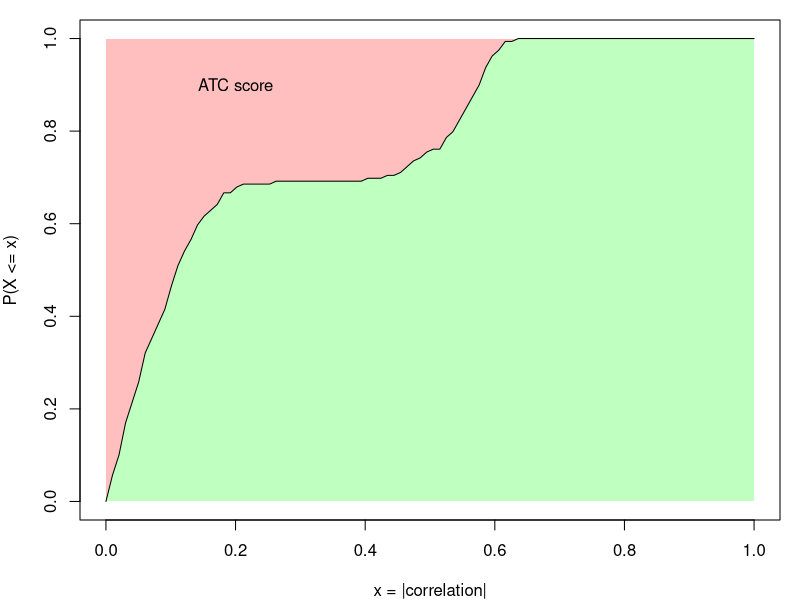
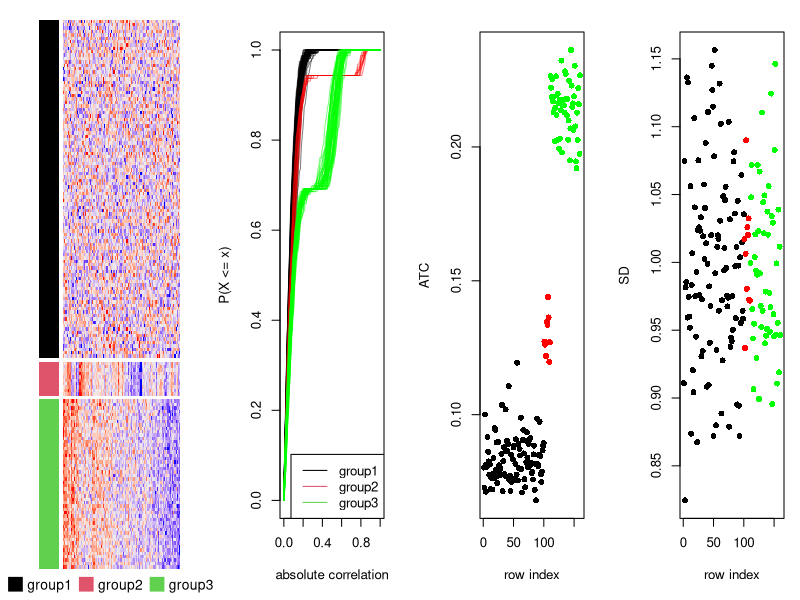
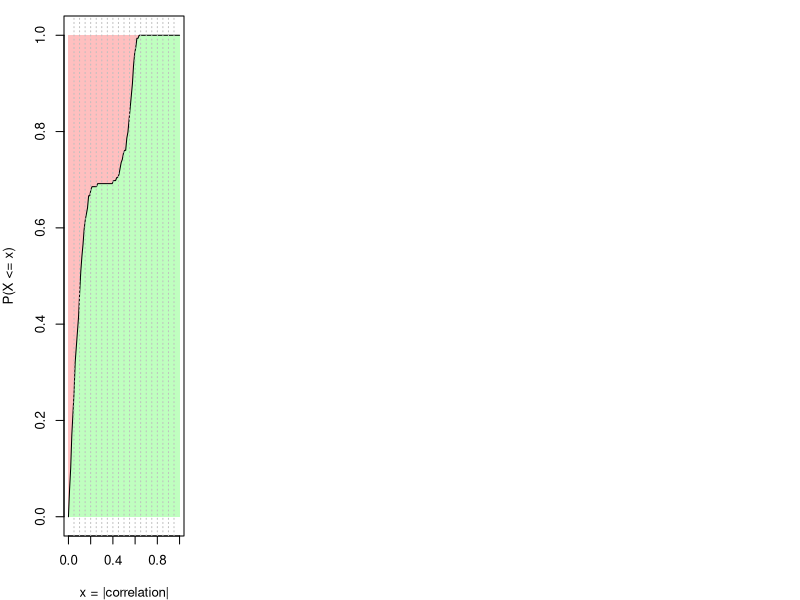
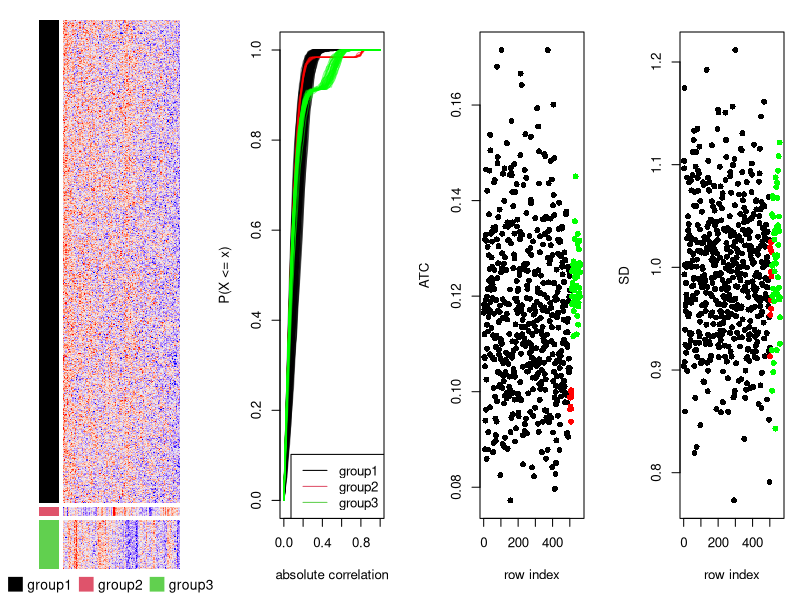
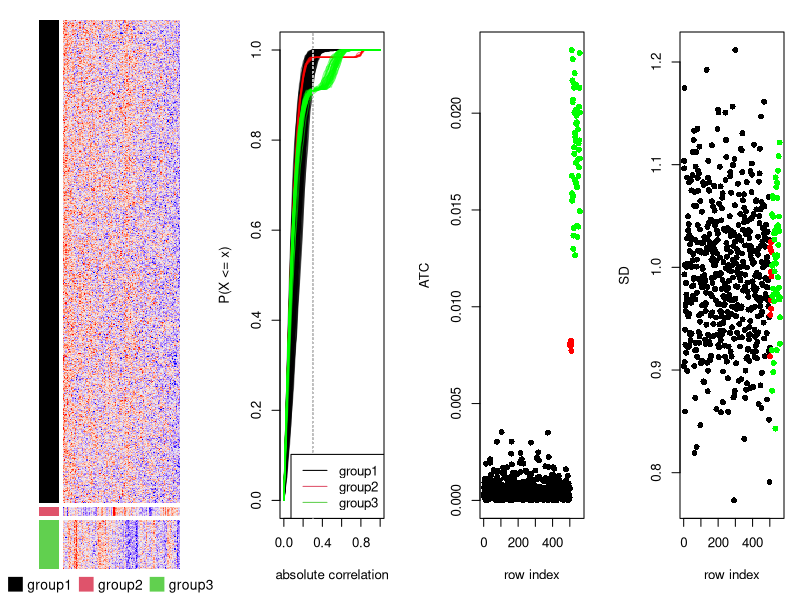
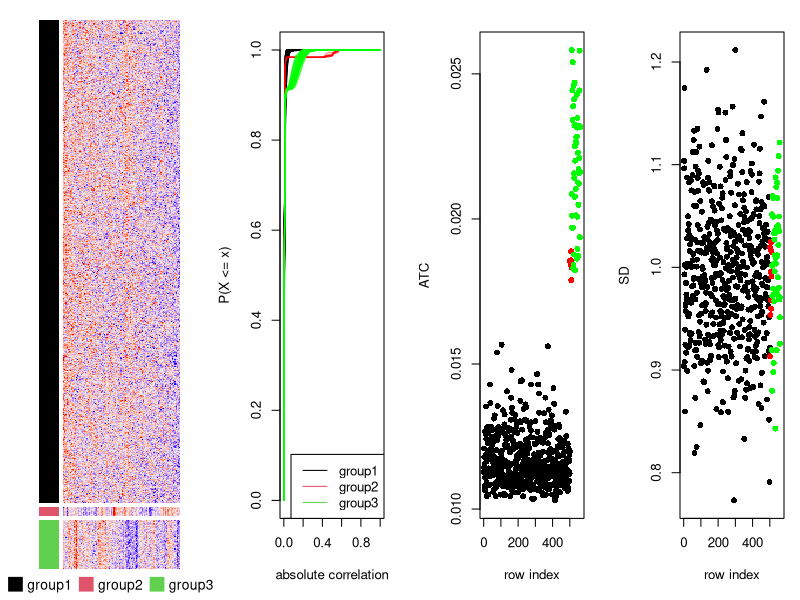

These charts were generated, in order, by the following R code:
## ---- chunk 1
library(matrixStats)
library(mvtnorm)
library(ComplexHeatmap)
test_ATC = function(nr1, nr2, nr3, cor1, cor2, cor3, min_cor = 0, beta = 1) {
	
	sigma = matrix(cor1, nrow = nr1, ncol = nr1); diag(sigma) = 1
	mat1 = t(rmvnorm(100, mean = rep(0, nr1), sigma = sigma))

	sigma = matrix(cor2, nrow = nr2, ncol = nr2); diag(sigma) = 1
	mat2 = t(rmvnorm(100, mean = rep(0, nr2), sigma = sigma))

	sigma = matrix(cor3, nrow = nr3, ncol = nr3); diag(sigma) = 1
	mat3 = t(rmvnorm(100, mean = rep(0, nr3), sigma = sigma))

	mat = t(rbind(mat1, mat2, mat3))

	grid.newpage()
	par(mfrow = c(1, 4))
	plot.new()
	par(mar = c(5.1, 5, 2, 1), cex = 0.8)
	v = NULL
	plot(NULL, xlim = c(0, 1), ylim = c(0, 1), ylab = "P(X <= x)", xlab = "absolute correlation")
	for(i in 1:ncol(mat)) {
	    cor_v <- abs(cor(mat[, i, drop = FALSE], mat[, -i, drop = FALSE]))^beta
	    cor_v = sort(cor_v)
	    f = ecdf(cor_v)
	    
	    cor_v = seq(min_cor, 1, length = 100)
	    n2 = length(cor_v)
	    v[i] = sum((cor_v[2:n2] - cor_v[1:(n2-1)])*f(cor_v[-n2]))
	    x = seq(0, 1, length = 100)
	    lines(x, f(x), col = ifelse(i <= nr1, "#00000080", ifelse(i <= nr1+nr2, "#FF000080", "#00FF0080")))
	    if(min_cor > 0) abline(v = min_cor, lty = 3, col = "grey")
	}
	legend("bottomright", lty = 1, col = 1:3, legend = c("group1", "group2", "group3"))
	v = (1 - min_cor) - v

	dx_list = NULL
	dy_list = NULL
	for(i in 1:ncol(mat)) {
	    cor_v <- abs(cor(mat[, i, drop = FALSE], mat[, -i, drop = FALSE]))
	    d = density(cor_v)
	    dx_list = c(dx_list, list(d$x))
	    dy_list = c(dy_list, list(d$y))
	}
	max_y = max(unlist(dy_list))


	plot(v, pch = 16, xlab = "row index", ylab = "ATC", 
		col = ifelse(seq_along(v) <= nr1, "#000000", ifelse(seq_along(v) <= nr1+nr2, "#FF0000", "#00FF00")))

	plot(colSds(mat), pch = 16, xlab = "row index", ylab = "SD", col = ifelse(seq_along(v) <= nr1, "#000000", ifelse(seq_along(v) <= nr1+nr2, "#FF0000", "#00FF00")))

	pushViewport(viewport(x = 0, y = 1, width = 0.25, height = 1, just = c("left", "top")))
	library(ComplexHeatmap)
	split = factor(c(rep(1, nr1), rep(2, nr2), rep(3, nr3)), levels = c(1, 2, 3))
	ht = Heatmap(t(mat), row_split = split, cluster_row_slices = FALSE, row_title = NULL,
		show_row_dend = FALSE, show_column_dend = FALSE, show_heatmap_legend = FALSE,
		left_annotation = rowAnnotation(split = split, col = list(split = c("1" = 1, "2" = 2, "3" = 3)),
			annotation_legend_param = list(
				split = list(labels = c("group1", "group2", "group3"), nrow = 1, title = "")),
			show_annotation_name = FALSE))
	draw(ht, newpage = FALSE, padding = unit(c(2, 10, 5, 5), "mm"), heatmap_legend_side = "bottom")
	popViewport()
}
## ---- chunk 2
par(mar = c(4, 4, 1, 1))
cor_v = c(0.00296, 0.00323, 0.00493, 0.00511, 0.00513, 0.00653, 0.00838, 0.00859, 0.00923, 0.0116, 0.0141, 0.0142, 0.0144, 0.0161, 0.0186, 0.0195, 0.0205, 0.0222, 0.0231, 0.0237, 0.0242, 0.025, 0.0255, 0.0277, 0.028, 0.029, 0.029, 0.0314, 0.0322, 0.0355, 0.0357, 0.0363, 0.0379, 0.0392, 0.0411, 0.0423, 0.0426, 0.0441, 0.0449, 0.046, 0.0501, 0.0508, 0.0529, 0.0536, 0.054, 0.0541, 0.0549, 0.0567, 0.0576, 0.0581, 0.0605, 0.0608, 0.0639, 0.0671, 0.0682, 0.0698, 0.0717, 0.0737, 0.0747, 0.075, 0.0773, 0.0816, 0.0834, 0.0837, 0.0869, 0.0899, 0.0928, 0.0937, 0.0945, 0.0946, 0.0964, 0.0981, 0.099, 0.101, 0.102, 0.102, 0.103, 0.104, 0.106, 0.109, 0.111, 0.115, 0.115, 0.116, 0.116, 0.121, 0.124, 0.127, 0.127, 0.127, 0.133, 0.135, 0.135, 0.135, 0.138, 0.143, 0.144, 0.146, 0.156, 0.16, 0.164, 0.169, 0.173, 0.178, 0.179, 0.179, 0.194, 0.202, 0.211, 0.253, 0.396, 0.429, 0.447, 0.455, 0.457, 0.465, 0.466, 0.477, 0.487, 0.488, 0.498, 0.518, 0.519, 0.522, 0.524, 0.526, 0.528, 0.539, 0.54, 0.541, 0.544, 0.546, 0.548, 0.551, 0.552, 0.556, 0.558, 0.559, 0.565, 0.568, 0.568, 0.574, 0.574, 0.576, 0.576, 0.579, 0.58, 0.582, 0.585, 0.59, 0.591, 0.592, 0.594, 0.596, 0.597, 0.609, 0.614, 0.615, 0.628)

cor_v = sort(cor_v)
f = ecdf(cor_v)
x = seq(0, 1, length = 100)
y = f(x)

plot(NULL, xlim = c(0, 1), ylim = c(0, 1), xlab = "x = |correlation|", ylab = "P(X <= x)")
x2 = seq(0, 1, length = 100)
polygon(c(x2, rev(x2)), c(f(x2), rep(1, length(x2))), col = "#FF000040", border = NA)
polygon(c(x2, rev(x2)), c(f(x2), rep(0, length(x2))), col = "#00FF0040", border = NA)
lines(x, y)
text(0.2, 0.9, "ATC score")
## ---- chunk 3
set.seed(12345)
test_ATC(100, 10, 50, 0, 0.8, 0.5)
## ---- chunk 4
par(mar = c(4, 4, 1, 1))
cor_v = c(0.00296, 0.00323, 0.00493, 0.00511, 0.00513, 0.00653, 0.00838, 0.00859, 0.00923, 0.0116, 0.0141, 0.0142, 0.0144, 0.0161, 0.0186, 0.0195, 0.0205, 0.0222, 0.0231, 0.0237, 0.0242, 0.025, 0.0255, 0.0277, 0.028, 0.029, 0.029, 0.0314, 0.0322, 0.0355, 0.0357, 0.0363, 0.0379, 0.0392, 0.0411, 0.0423, 0.0426, 0.0441, 0.0449, 0.046, 0.0501, 0.0508, 0.0529, 0.0536, 0.054, 0.0541, 0.0549, 0.0567, 0.0576, 0.0581, 0.0605, 0.0608, 0.0639, 0.0671, 0.0682, 0.0698, 0.0717, 0.0737, 0.0747, 0.075, 0.0773, 0.0816, 0.0834, 0.0837, 0.0869, 0.0899, 0.0928, 0.0937, 0.0945, 0.0946, 0.0964, 0.0981, 0.099, 0.101, 0.102, 0.102, 0.103, 0.104, 0.106, 0.109, 0.111, 0.115, 0.115, 0.116, 0.116, 0.121, 0.124, 0.127, 0.127, 0.127, 0.133, 0.135, 0.135, 0.135, 0.138, 0.143, 0.144, 0.146, 0.156, 0.16, 0.164, 0.169, 0.173, 0.178, 0.179, 0.179, 0.194, 0.202, 0.211, 0.253, 0.396, 0.429, 0.447, 0.455, 0.457, 0.465, 0.466, 0.477, 0.487, 0.488, 0.498, 0.518, 0.519, 0.522, 0.524, 0.526, 0.528, 0.539, 0.54, 0.541, 0.544, 0.546, 0.548, 0.551, 0.552, 0.556, 0.558, 0.559, 0.565, 0.568, 0.568, 0.574, 0.574, 0.576, 0.576, 0.579, 0.58, 0.582, 0.585, 0.59, 0.591, 0.592, 0.594, 0.596, 0.597, 0.609, 0.614, 0.615, 0.628)

cor_v = sort(cor_v)
f = ecdf(cor_v)
x = seq(0, 1, length = 100)
y = f(x)

plot(NULL, xlim = c(0, 1), ylim = c(0, 1), xlab = "x = |correlation|", ylab = "P(X <= x)")
x2 = seq(0, 1, length = 100)
polygon(c(x2, rev(x2)), c(f(x2), rep(1, length(x2))), col = "#FF000040", border = NA)
polygon(c(x2, rev(x2)), c(f(x2), rep(0, length(x2))), col = "#00FF0040", border = NA)
lines(x, y)
abline(v = seq(0.05, 0.95, by = 0.05), lty = 3, col = "grey")
## ---- chunk 5
set.seed(12345)
test_ATC(500, 10, 50, 0.1, 0.8, 0.5)
## ---- chunk 6
set.seed(12345)
test_ATC(500, 10, 50, 0.1, 0.8, 0.5, min_cor = 0.3)
## ---- chunk 7
set.seed(12345)
test_ATC(500, 10, 50, 0.1, 0.8, 0.5, beta = 3)
